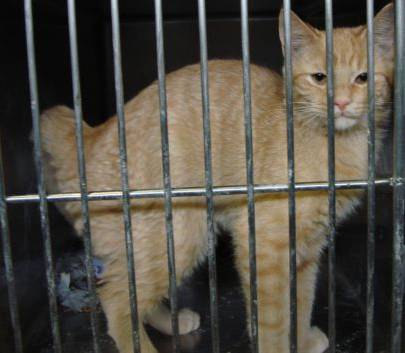
#> input picture data/raw/gatos/gato_015.jpg, 405 x 353 px
$ python -i preprocessor.py   (imports and definitions only)   (older library calls are emulated)
#> lines starting #> are read from the running program, lines starting #| are printed output that depends on the picture; after the words box and inside, x2 and y2 are one past the last pixel; in counts of white or black regions, pixels touching at a corner belong together
#> further down, picture is the input picture: shape (353, 405, 3); mean B, G, R 68.6, 77.9, 83.2
import os
import cv2
import numpy as np
import pandas as pd

def insert_in_black_canvas(image_bgr, target_size=(256, 256)):
    """
    Inserts an arbitrary-sized real image into a black matrix canvas of target_size,
    strictly maintaining the original aspect ratio without distortion (letterbox zero padding).
    """
#> called with target_size = (256, 256)
    h, w = image_bgr.shape[:2]
#> h = 353; w = 405
    target_h, target_w = target_size

    scale = min(target_w / w, target_h / h)
#> scale = 0.632
    new_w = max(1, int(round(w * scale)))
#> new_w = 256
    new_h = max(1, int(round(h * scale)))
#> new_h = 223

    # High-quality interpolation
    interp = cv2.INTER_AREA if scale < 1.0 else cv2.INTER_CUBIC
#> interp = 3
    resized = cv2.resize(image_bgr, (new_w, new_h), interpolation=interp)

    canvas = np.zeros((target_h, target_w, 3), dtype=np.uint8)

    # Calculate centering offsets
    y_offset = (target_h - new_h) // 2
#> y_offset = 16
    x_offset = (target_w - new_w) // 2
#> x_offset = 0

    canvas[y_offset:y_offset + new_h, x_offset:x_offset + new_w] = resized
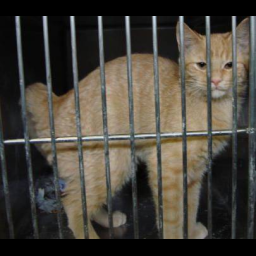
#> canvas: shape (256, 256, 3); mean B, G, R 59.7, 67.9, 72.4
    return canvas, (x_offset, y_offset, new_w, new_h)

def compute_hog_features(gray_img, cell_size=32, n_bins=8):
    """
    Fast Dalal-Triggs HOG descriptor implemented in vectorized NumPy/OpenCV.
    Captures edge orientations (ears, snout, eyes, contours).
    """
    h, w = gray_img.shape
    gx = cv2.Sobel(gray_img, cv2.CV_32F, 1, 0, ksize=3)
    gy = cv2.Sobel(gray_img, cv2.CV_32F, 0, 1, ksize=3)
    mag, ang = cv2.cartToPolar(gx, gy, angleInDegrees=True)
    ang = ang % 180.0

    bin_width = 180.0 / n_bins
    bin_idx = np.floor(ang / bin_width).astype(np.int32) % n_bins

    n_cells_y = h // cell_size
    n_cells_x = w // cell_size
    hist_grid = np.zeros((n_cells_y, n_cells_x, n_bins), dtype=np.float32)

    for y in range(n_cells_y):
        for x in range(n_cells_x):
            c_mag = mag[y*cell_size:(y+1)*cell_size, x*cell_size:(x+1)*cell_size]
            c_bin = bin_idx[y*cell_size:(y+1)*cell_size, x*cell_size:(x+1)*cell_size]
            for b in range(n_bins):
                hist_grid[y, x, b] = np.sum(c_mag[c_bin == b])

    # Normalize across 2x2 blocks
    blocks = []
    for y in range(n_cells_y - 1):
        for x in range(n_cells_x - 1):
            block = hist_grid[y:y+2, x:x+2, :].flatten()
            norm = np.linalg.norm(block) + 1e-6
            blocks.append(block / norm)

    if blocks:
        return np.concatenate(blocks)
    return hist_grid.flatten()

def extract_image_features(image_bgr, target_size=(256, 256)):
    """
    Extracts rich, discriminative visual features (HOG shape descriptors, spatial color
    pyramids, texture energy, HSV histograms) from an image letterboxed into a black canvas.
    """
    # If not already target_size, insert into black canvas
    if image_bgr.shape[:2] != target_size:
        canvas_bgr, bbox = insert_in_black_canvas(image_bgr, target_size=target_size)
#> bbox = (0, 16, 256, 223)
    else:
        canvas_bgr = image_bgr

    canvas_rgb = cv2.cvtColor(canvas_bgr, cv2.COLOR_BGR2RGB)
    canvas_hsv = cv2.cvtColor(canvas_bgr, cv2.COLOR_BGR2HSV)
#> canvas_hsv: shape (256, 256, 3); mean H, S, V 39.6, 43.8, 74.6
    canvas_gray = cv2.cvtColor(canvas_bgr, cv2.COLOR_BGR2GRAY)

    # 1. Non-black foreground mask
    mask = canvas_gray > 10
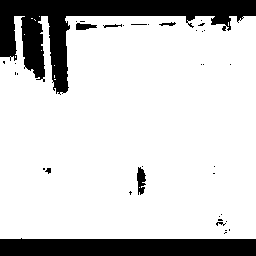
#> mask: shape (256, 256) bool; 81.4% white; 37 black regions (29 under 20 px), largest, box (x1, y1, x2, y2) and area: (0, 0, 256, 95) 7390, (0, 238, 256, 256) 4353, (137, 167, 146, 195) 171
    if not np.any(mask):
        mask = np.ones_like(canvas_gray, dtype=bool)

    rgb_fg = canvas_rgb[mask]
    hsv_fg = canvas_hsv[mask]

    # Global color statistics
    r_m, g_m, b_m = np.mean(rgb_fg, axis=0)
#> r_m = 88.47; g_m = 82.9; b_m = 72.9
    r_s, g_s, b_s = np.std(rgb_fg, axis=0)
#> r_s = 54.93; g_s = 49.12; b_s = 42.4
    h_m, s_m, v_m = np.mean(hsv_fg, axis=0)
#> h_m = 46.22; s_m = 50.62; v_m = 91.13
    h_s, s_s, v_s = np.std(hsv_fg, axis=0)
#> h_s = 43.41; s_s = 32.9; v_s = 54.6

    # Color histograms
    h_hist = cv2.calcHist([canvas_hsv], [0], mask.astype(np.uint8), [12], [0, 180]).flatten()
#> h_hist = [7603, 23774, 3813, 1139, 1299, 2047, 4969, 4580, 2543, 428, 476, 643]
    s_hist = cv2.calcHist([canvas_hsv], [1], mask.astype(np.uint8), [8], [0, 256]).flatten()
#> s_hist = [17350, 17720, 13731, 3424, 796, 220, 62, 11]
    v_hist = cv2.calcHist([canvas_hsv], [2], mask.astype(np.uint8), [8], [0, 256]).flatten()
#> v_hist = [13056, 6845, 6550, 8813, 12492, 5178, 342, 38]
    h_hist /= (np.sum(h_hist) + 1e-6)
#> h_hist = [0.143, 0.446, 0.0715, 0.0214, 0.0244, 0.0384, 0.0932, 0.0859, 0.0477, 0.00803, 0.00893, 0.0121]
    s_hist /= (np.sum(s_hist) + 1e-6)
#> s_hist = [0.325, 0.332, 0.258, 0.0642, 0.0149, 0.00413, 0.00116, 0.000206]
    v_hist /= (np.sum(v_hist) + 1e-6)
#> v_hist = [0.245, 0.128, 0.123, 0.165, 0.234, 0.0971, 0.00641, 0.000713]

    # 2. Spatial Quadrants (2x2 grid)
    quad_features = {}
    h_half, w_half = target_size[0] // 2, target_size[1] // 2
    quad_names = ["top_left", "top_right", "bottom_left", "bottom_right"]
    coords = [(0, 0), (0, 1), (1, 0), (1, 1)]
    for name, (r, c) in zip(quad_names, coords):
        q_rgb = canvas_rgb[r*h_half:(r+1)*h_half, c*w_half:(c+1)*w_half]
        q_mask = mask[r*h_half:(r+1)*h_half, c*w_half:(c+1)*w_half]
        if np.any(q_mask):
            q_mean = np.mean(q_rgb[q_mask], axis=0)
            q_std = np.std(q_rgb[q_mask], axis=0)
        else:
            q_mean = [0.0, 0.0, 0.0]
            q_std = [0.0, 0.0, 0.0]
        quad_features[f"{name}_r_mean"] = float(q_mean[0])
        quad_features[f"{name}_g_mean"] = float(q_mean[1])
        quad_features[f"{name}_b_mean"] = float(q_mean[2])
        quad_features[f"{name}_std"] = float(np.mean(q_std))
#> this loop made 4 passes
#> (q_mean, q_std) on passes 1 to 4: ([85.22, 79.44, 70.93], [59.01, 53.35, 47.63]), ([111.8, 103, 88.94], [50.03, 44.08, 38.74]), ([80.27, 76.21, 68.54], [51.98, 46.96, 40.27]), ([76.04, 72.27, 62.84], [52.03, 46.62, 38.92])
#> pass 1, in extract_image_features, `q_mask = mask[r*h_half:(r+1)*h_half, c*w_half:(c+1)*w_half]`:
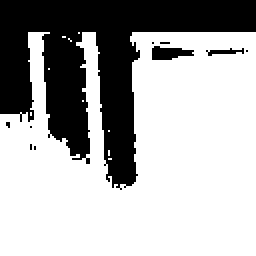
#> q_mask: shape (128, 128) bool (shown 2 times larger); 68% white; 10 black regions (7 under 20 px), largest, box (x1, y1, x2, y2) and area: (0, 0, 128, 95) 5077, (76, 23, 97, 30) 103, (103, 24, 122, 28) 37
#> after the loop, quad_features = 16 items

    # 3. Gradients & Texture
    sobel_x = cv2.Sobel(canvas_gray, cv2.CV_64F, 1, 0, ksize=3)
    sobel_y = cv2.Sobel(canvas_gray, cv2.CV_64F, 0, 1, ksize=3)
    grad_mag = np.sqrt(sobel_x**2 + sobel_y**2)
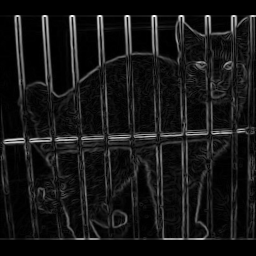
#> grad_mag: shape (256, 256) float64; min 0, max 796.7, mean 69.1; drawn with min black and max white
    grad_mean = float(np.mean(grad_mag[mask]))
#> grad_mean = 82.39
    grad_std = float(np.std(grad_mag[mask]))
#> grad_std = 100.7
    laplacian_var = float(cv2.Laplacian(canvas_gray, cv2.CV_64F).var())
#> laplacian_var = 488.9

    # 4. Bounding Box & Aspect ratio
    y_idx, x_idx = np.where(mask)
    if len(y_idx) > 0:
        box_h = np.max(y_idx) - np.min(y_idx) + 1
#> box_h = 223
        box_w = np.max(x_idx) - np.min(x_idx) + 1
#> box_w = 256
        aspect_ratio = float(box_w / (box_h + 1e-6))
#> aspect_ratio = 1.15
    else:
        aspect_ratio = 1.0
    fill_ratio = float(np.sum(mask) / (target_size[0] * target_size[1]))
#> fill_ratio = 0.814

    # 5. HOG Shape Descriptor
    gray_128 = cv2.resize(canvas_gray, (128, 128), interpolation=cv2.INTER_AREA)
    hog_feats = compute_hog_features(gray_128, cell_size=32, n_bins=8)
#> in compute_hog_features, `ang = ang % 180.0`:
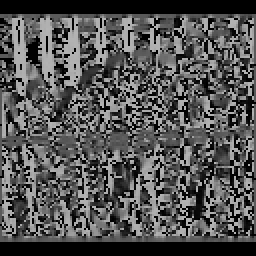
#> ang: shape (128, 128) float32 (shown 2 times larger); min 0, max 179.9, mean 82.8
#> in compute_hog_features, `bin_idx = np.floor(ang / bin_width).astype(np.int32) % n_bins`:
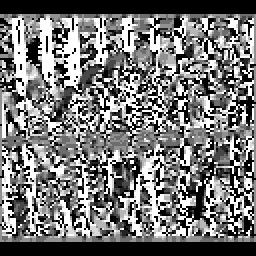
#> bin_idx: shape (128, 128) int32 (shown 2 times larger); min 0, max 7, mean 3.25; drawn with min black and max white
#> after the loop in compute_hog_features, `for y in range(n_cells_y - 1):`: blocks = 9 items
#> hog_feats = 288 values, max 0.698 at index 39, min 0.00745 at index 5, mean 0.127

    # Build complete tabular feature dictionary
    feature_dict = {
        "r_mean": float(r_m), "g_mean": float(g_m), "b_mean": float(b_m),
        "r_std": float(r_s), "g_std": float(g_s), "b_std": float(b_s),
        "h_mean": float(h_m), "s_mean": float(s_m), "v_mean": float(v_m),
        "h_std": float(h_s), "s_std": float(s_s), "v_std": float(v_s),
        "grad_mean": grad_mean, "grad_std": grad_std,
        "laplacian_var": laplacian_var,
        "aspect_ratio": aspect_ratio, "fill_ratio": fill_ratio
    }

    for i in range(12):
        feature_dict[f"h_hist_{i}"] = float(h_hist[i])
#> after the loop, feature_dict = 29 items
    for i in range(8):
        feature_dict[f"s_hist_{i}"] = float(s_hist[i])
        feature_dict[f"v_hist_{i}"] = float(v_hist[i])
#> after the loop, feature_dict = 45 items

    feature_dict.update(quad_features)

    for i, h_val in enumerate(hog_feats):
        feature_dict[f"hog_{i}"] = float(h_val)
#> this loop made 288 passes
#> h_val on passes 1 to 3: 0.0467, 0.013, 0.012
#> after the loop, feature_dict = 349 items

    # 6. Flat 64x64 Image for SVD
    img_64 = cv2.resize(canvas_gray, (64, 64), interpolation=cv2.INTER_AREA)
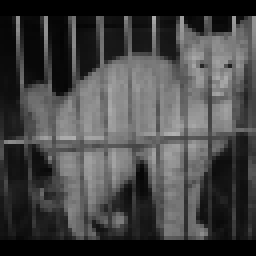
#> img_64: shape (64, 64) (shown 4 times larger); min 0, max 176, mean 68.3
    img_flat = (img_64.astype(np.float32) / 255.0).flatten()
#> img_flat = 4096 values, max 0.69 at index 2155, min 0 at index 0, mean 0.268

    return feature_dict, canvas_rgb, img_flat

>>> import cv2
>>> picture = cv2.imread('../raw/gatos/gato_015.jpg')
>>> result = extract_image_features(picture)

$ run again, on data/raw/gatos/gato_016.jpg
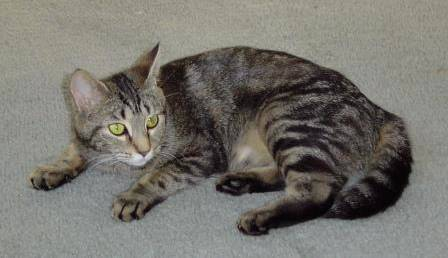
#> input picture data/raw/gatos/gato_016.jpg, 448 x 258 px
#> picture is the input picture: shape (258, 448, 3); mean B, G, R 109.5, 115.7, 118.1
#> bbox = (0, 54, 256, 147)
#> canvas_hsv: shape (256, 256, 3); mean H, S, V 26.8, 16.3, 68.4
#> in extract_image_features, `mask = canvas_gray > 10`:
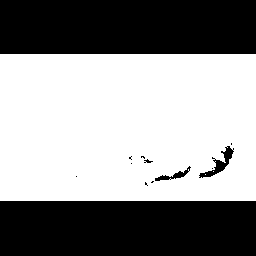
#> mask: shape (256, 256) bool; 56.6% white; 13 black regions (9 under 20 px), largest, box (x1, y1, x2, y2) and area: (0, 201, 256, 256) 14080, (0, 0, 256, 54) 13824, (199, 146, 234, 178) 313, (155, 166, 191, 181) 150
#> r_m = 119.6; g_m = 117.2; b_m = 110.8
#> r_s = 39.68; g_s = 42.41; b_s = 40.78
#> h_m = 45.32; s_m = 27.41; v_m = 120.7
#> h_s = 42.75; s_s = 22.81; v_s = 40.22
#> in extract_image_features, `h_hist = cv2.calcHist([canvas_hsv], [0], mask.astype(np.uint8), [12], ..`: h_hist = [6394, 11887, 7589, 1252, 774, 4433, 1706, 278, 195, 137, 733, 1744]
#> in extract_image_features, `s_hist = cv2.calcHist([canvas_hsv], [1], mask.astype(np.uint8), [8], [..`: s_hist = [26665, 7228, 2565, 573, 84, 5, 2, 0]
#> in extract_image_features, `v_hist = cv2.calcHist([canvas_hsv], [2], mask.astype(np.uint8), [8], [..`: v_hist = [1239, 3818, 4791, 3985, 21765, 1470, 54, 0]
#> in extract_image_features, `h_hist /= (np.sum(h_hist) + 1e-6)`: h_hist = [0.172, 0.32, 0.204, 0.0337, 0.0209, 0.119, 0.046, 0.00749, 0.00525, 0.00369, 0.0197, 0.047]
#> in extract_image_features, `s_hist /= (np.sum(s_hist) + 1e-6)`: s_hist = [0.718, 0.195, 0.0691, 0.0154, 0.00226, 0.000135, 5.39e-05, 0]
#> in extract_image_features, `v_hist /= (np.sum(v_hist) + 1e-6)`: v_hist = [0.0334, 0.103, 0.129, 0.107, 0.586, 0.0396, 0.00145, 0]
#> the loop in extract_image_features, `for name, (r, c) in zip(quad_names, coords):` made 4 passes
#> (q_mean, q_std) on passes 1 to 4: ([132.1, 128.1, 118.1], [35.47, 37.48, 35.45]), ([119.1, 115.9, 108], [41.39, 44.01, 40.67]), ([124.4, 124.1, 119.7], [31.46, 34.73, 35.85]), ([101.6, 99.52, 96.77], [43.22, 47, 46.48])
#> after the loop in extract_image_features, `for name, (r, c) in zip(quad_names, coords):`: quad_features = 16 items
#> grad_mean = 66.17
#> grad_std = 92.69
#> laplacian_var = 656.5
#> box_h = 147
#> box_w = 256
#> aspect_ratio = 1.74
#> fill_ratio = 0.566
#> after the loop in compute_hog_features, `for y in range(n_cells_y - 1):`: blocks = 9 items
#> hog_feats = 288 values, max 0.605 at index 259, min 0.000582 at index 255, mean 0.129
#> after the loop in extract_image_features, `for i in range(12):`: feature_dict = 29 items
#> after the loop in extract_image_features, `for i in range(8):`: feature_dict = 45 items
#> the loop in extract_image_features, `for i, h_val in enumerate(hog_feats):` made 288 passes
#> h_val on passes 1 to 3: 0.00266, 0.0029, 0.00295
#> after the loop in extract_image_features, `for i, h_val in enumerate(hog_feats):`: feature_dict = 349 items
#> in extract_image_features, `img_64 = cv2.resize(canvas_gray, (64, 64), interpolation=cv2.INTER_AREA)`:
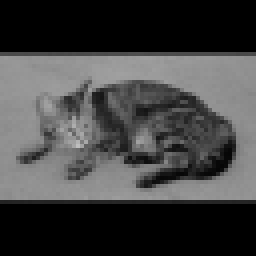
#> img_64: shape (64, 64) (shown 4 times larger); min 0, max 190, mean 66.5
#> img_flat = 4096 values, max 0.745 at index 2323, min 0 at index 0, mean 0.261

$ run again, on data/raw/gatos/gato_027.jpg
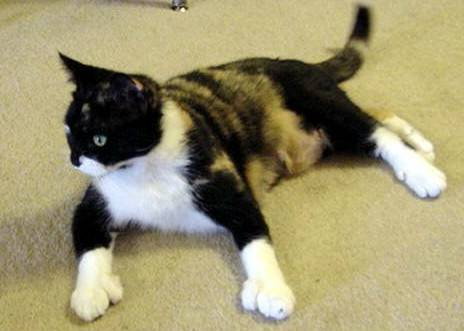
#> input picture data/raw/gatos/gato_027.jpg, 464 x 331 px
#> picture is the input picture: shape (331, 464, 3); mean B, G, R 110.6, 147.5, 155.8
#> bbox = (0, 36, 256, 183)
#> canvas_hsv: shape (256, 256, 3); mean H, S, V 25.2, 61.3, 112.5
#> mask: shape (256, 256) bool; 66.4% white; 23 black regions (14 under 20 px), largest, box (x1, y1, x2, y2) and area: (0, 219, 256, 256) 9472, (0, 0, 256, 36) 9216, (37, 69, 88, 126) 1361
#> r_m = 167.4; g_m = 158.5; b_m = 118.7
#> r_s = 55.41; g_s = 55.24; b_s = 51.31
#> h_m = 32.79; s_m = 83.06; v_m = 169
#> h_s = 27.25; s_s = 35.17; v_s = 55.87
#> in extract_image_features, `h_hist = cv2.calcHist([canvas_hsv], [0], mask.astype(np.uint8), [12], ..`: h_hist = [807, 37232, 1069, 98, 93, 126, 646, 2419, 657, 126, 110, 124]
#> in extract_image_features, `s_hist = cv2.calcHist([canvas_hsv], [1], mask.astype(np.uint8), [8], [..`: s_hist = [3709, 5194, 20913, 9693, 2554, 1103, 255, 86]
#> in extract_image_features, `v_hist = cv2.calcHist([canvas_hsv], [2], mask.astype(np.uint8), [8], [..`: v_hist = [1991, 2217, 1638, 1830, 3757, 11061, 18078, 2935]
#> in extract_image_features, `h_hist /= (np.sum(h_hist) + 1e-6)`: h_hist = [0.0185, 0.856, 0.0246, 0.00225, 0.00214, 0.0029, 0.0148, 0.0556, 0.0151, 0.0029, 0.00253, 0.00285]
#> in extract_image_features, `s_hist /= (np.sum(s_hist) + 1e-6)`: s_hist = [0.0853, 0.119, 0.481, 0.223, 0.0587, 0.0254, 0.00586, 0.00198]
#> in extract_image_features, `v_hist /= (np.sum(v_hist) + 1e-6)`: v_hist = [0.0458, 0.051, 0.0376, 0.0421, 0.0864, 0.254, 0.416, 0.0675]
#> the loop in extract_image_features, `for name, (r, c) in zip(quad_names, coords):` made 4 passes
#> (q_mean, q_std) on passes 1 to 4: ([155.4, 146.4, 110.5], [62.27, 60.39, 48.73]), ([157.8, 147.2, 100.5], [66.13, 65.44, 53.2]), ([164.8, 158.4, 128.5], [46.32, 47.31, 52.17]), ([189.9, 180.1, 133.9], [35.56, 37.49, 43.48])
#> after the loop in extract_image_features, `for name, (r, c) in zip(quad_names, coords):`: quad_features = 16 items
#> grad_mean = 67.56
#> grad_std = 107.7
#> laplacian_var = 666.6
#> box_h = 183
#> box_w = 256
#> aspect_ratio = 1.4
#> fill_ratio = 0.664
#> after the loop in compute_hog_features, `for y in range(n_cells_y - 1):`: blocks = 9 items
#> hog_feats = 288 values, max 0.44 at index 276, min 0.00283 at index 7, mean 0.143
#> after the loop in extract_image_features, `for i in range(12):`: feature_dict = 29 items
#> after the loop in extract_image_features, `for i in range(8):`: feature_dict = 45 items
#> the loop in extract_image_features, `for i, h_val in enumerate(hog_feats):` made 288 passes
#> h_val on passes 1 to 3: 0.0057, 0.00675, 0.0208
#> after the loop in extract_image_features, `for i, h_val in enumerate(hog_feats):`: feature_dict = 349 items
#> in extract_image_features, `img_64 = cv2.resize(canvas_gray, (64, 64), interpolation=cv2.INTER_AREA)`:
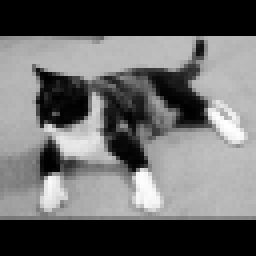
#> img_64: shape (64, 64) (shown 4 times larger); min 0, max 254, mean 104.2
#> img_flat = 4096 values, max 0.996 at index 1910, min 0 at index 0, mean 0.409
